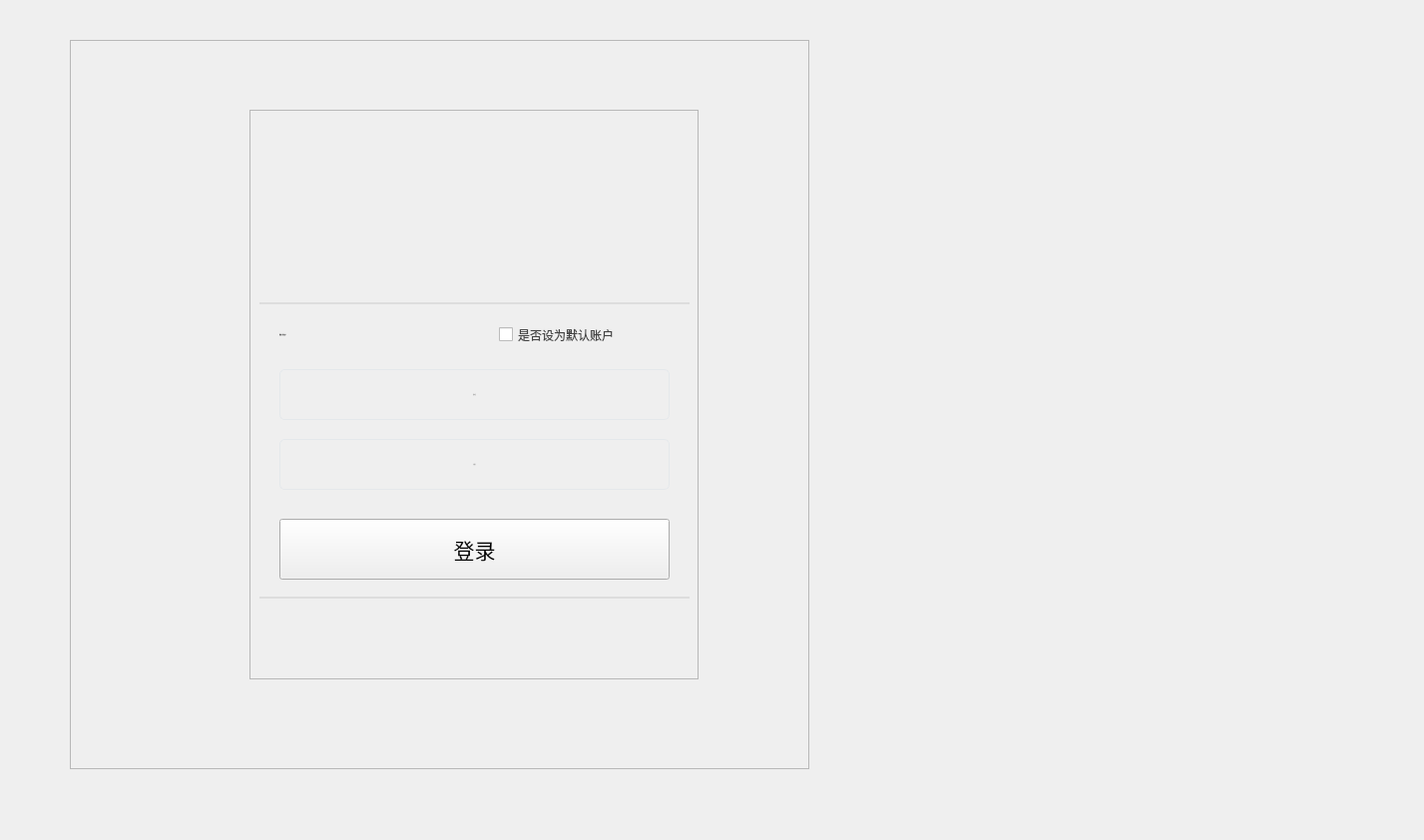
<?xml version="1.0" encoding="UTF-8"?>
<ui version="4.0">
 <class>MaskDlgLogin</class>
 <widget class="QDialog" name="MaskDlgLogin">
  <property name="geometry">
   <rect>
    <x>0</x>
    <y>0</y>
    <width>1427</width>
    <height>842</height>
   </rect>
  </property>
  <property name="windowTitle">
   <string>Dialog</string>
  </property>
  <layout class="QVBoxLayout" name="verticalLayout">
   <property name="spacing">
    <number>0</number>
   </property>
   <property name="leftMargin">
    <number>0</number>
   </property>
   <property name="topMargin">
    <number>0</number>
   </property>
   <property name="rightMargin">
    <number>0</number>
   </property>
   <property name="bottomMargin">
    <number>0</number>
   </property>
   <item>
    <widget class="CusDialogMask" name="mask" native="true">
     <widget class="QFrame" name="display_frame">
      <property name="geometry">
       <rect>
        <x>70</x>
        <y>40</y>
        <width>741</width>
        <height>731</height>
       </rect>
      </property>
      <property name="frameShape">
       <enum>QFrame::StyledPanel</enum>
      </property>
      <property name="frameShadow">
       <enum>QFrame::Raised</enum>
      </property>
      <widget class="QFrame" name="view_frame">
       <property name="geometry">
        <rect>
         <x>180</x>
         <y>70</y>
         <width>450</width>
         <height>571</height>
        </rect>
       </property>
       <property name="styleSheet">
        <string notr="true">QFrame#frame{background:#FFFFFF;border-radius:11px;}
</string>
       </property>
       <property name="frameShape">
        <enum>QFrame::StyledPanel</enum>
       </property>
       <property name="frameShadow">
        <enum>QFrame::Raised</enum>
       </property>
       <widget class="QPushButton" name="btnLogin">
        <property name="geometry">
         <rect>
          <x>30</x>
          <y>410</y>
          <width>391</width>
          <height>61</height>
         </rect>
        </property>
        <property name="font">
         <font>
          <family>苹方 粗体</family>
          <pointsize>16</pointsize>
          <weight>50</weight>
          <bold>false</bold>
          <stylestrategy>PreferDefault</stylestrategy>
         </font>
        </property>
        <property name="focusPolicy">
         <enum>Qt::NoFocus</enum>
        </property>
        <property name="styleSheet">
         <string notr="true"/>
        </property>
        <property name="text">
         <string>登录</string>
        </property>
        <property name="iconSize">
         <size>
          <width>37</width>
          <height>32</height>
         </size>
        </property>
        <property name="checkable">
         <bool>false</bool>
        </property>
        <property name="checked">
         <bool>false</bool>
        </property>
        <property name="autoExclusive">
         <bool>false</bool>
        </property>
       </widget>
       <widget class="QLineEdit" name="ldtPassword">
        <property name="geometry">
         <rect>
          <x>30</x>
          <y>330</y>
          <width>391</width>
          <height>51</height>
         </rect>
        </property>
        <property name="font">
         <font>
          <family>苹方 粗体</family>
          <pointsize>-1</pointsize>
          <weight>50</weight>
          <italic>false</italic>
          <bold>false</bold>
         </font>
        </property>
        <property name="styleSheet">
         <string notr="true">border:1px solid #E4E8EB;border-radius:5px;padding:2px 4px;background-color: transparent;color:#444444;
font:18px &quot;苹方 粗体&quot;;</string>
        </property>
        <property name="text">
         <string/>
        </property>
        <property name="echoMode">
         <enum>QLineEdit::Password</enum>
        </property>
        <property name="alignment">
         <set>Qt::AlignCenter</set>
        </property>
        <property name="readOnly">
         <bool>false</bool>
        </property>
        <property name="placeholderText">
         <string>密码</string>
        </property>
       </widget>
       <widget class="QLineEdit" name="lineEdit_2">
        <property name="geometry">
         <rect>
          <x>10</x>
          <y>193</y>
          <width>431</width>
          <height>20</height>
         </rect>
        </property>
        <property name="focusPolicy">
         <enum>Qt::NoFocus</enum>
        </property>
        <property name="styleSheet">
         <string notr="true">	border:none;
	background-color:transparent;
	border-top:2px solid #DDDDDD;
</string>
        </property>
        <property name="readOnly">
         <bool>true</bool>
        </property>
       </widget>
       <widget class="QLineEdit" name="ldtUserName">
        <property name="geometry">
         <rect>
          <x>30</x>
          <y>260</y>
          <width>391</width>
          <height>51</height>
         </rect>
        </property>
        <property name="font">
         <font>
          <family>苹方 粗体</family>
          <pointsize>-1</pointsize>
          <weight>50</weight>
          <italic>false</italic>
          <bold>false</bold>
         </font>
        </property>
        <property name="styleSheet">
         <string notr="true">border:1px solid #E4E8EB;border-radius:5px;padding:2px 4px;background-color: transparent;color:#444444;
font:18px &quot;苹方 粗体&quot;;</string>
        </property>
        <property name="text">
         <string/>
        </property>
        <property name="alignment">
         <set>Qt::AlignCenter</set>
        </property>
        <property name="readOnly">
         <bool>false</bool>
        </property>
        <property name="placeholderText">
         <string>用户名</string>
        </property>
       </widget>
       <widget class="QLabel" name="label">
        <property name="geometry">
         <rect>
          <x>30</x>
          <y>210</y>
          <width>141</width>
          <height>31</height>
         </rect>
        </property>
        <property name="font">
         <font>
          <family>苹方 粗体</family>
          <pointsize>-1</pointsize>
          <weight>50</weight>
          <italic>false</italic>
          <bold>false</bold>
         </font>
        </property>
        <property name="styleSheet">
         <string notr="true">color:#444444;font:18px &quot;苹方 粗体&quot;;</string>
        </property>
        <property name="text">
         <string>请输入您的账户</string>
        </property>
       </widget>
       <widget class="QLineEdit" name="lineEdit_3">
        <property name="geometry">
         <rect>
          <x>10</x>
          <y>470</y>
          <width>431</width>
          <height>20</height>
         </rect>
        </property>
        <property name="focusPolicy">
         <enum>Qt::NoFocus</enum>
        </property>
        <property name="styleSheet">
         <string notr="true">	border:none;
	background-color:transparent;
	border-bottom:2px solid #DDDDDD;
</string>
        </property>
        <property name="readOnly">
         <bool>true</bool>
        </property>
       </widget>
       <widget class="QLabel" name="label_2">
        <property name="geometry">
         <rect>
          <x>80</x>
          <y>510</y>
          <width>301</width>
          <height>31</height>
         </rect>
        </property>
        <property name="font">
         <font>
          <family>宋体</family>
          <pointsize>22</pointsize>
          <weight>75</weight>
          <bold>true</bold>
         </font>
        </property>
        <property name="styleSheet">
         <string notr="true">color:#E8E7E7</string>
        </property>
        <property name="text">
         <string/>
        </property>
        <property name="alignment">
         <set>Qt::AlignCenter</set>
        </property>
       </widget>
       <widget class="QLabel" name="label_3">
        <property name="geometry">
         <rect>
          <x>50</x>
          <y>59</y>
          <width>341</width>
          <height>111</height>
         </rect>
        </property>
        <property name="font">
         <font>
          <family>苹方 粗体</family>
          <pointsize>-1</pointsize>
          <weight>50</weight>
          <italic>false</italic>
          <bold>false</bold>
         </font>
        </property>
        <property name="focusPolicy">
         <enum>Qt::NoFocus</enum>
        </property>
        <property name="styleSheet">
         <string notr="true">color:#444444;font:72px &quot;苹方 粗体&quot;;</string>
        </property>
        <property name="text">
         <string/>
        </property>
        <property name="alignment">
         <set>Qt::AlignCenter</set>
        </property>
       </widget>
       <widget class="QCheckBox" name="cbx_isdefault">
        <property name="geometry">
         <rect>
          <x>250</x>
          <y>210</y>
          <width>171</width>
          <height>31</height>
         </rect>
        </property>
        <property name="styleSheet">
         <string notr="true">color:#444444;font:18px &quot;苹方 粗体&quot;;</string>
        </property>
        <property name="text">
         <string>是否设为默认账户</string>
        </property>
       </widget>
      </widget>
     </widget>
    </widget>
   </item>
  </layout>
 </widget>
 <customwidgets>
  <customwidget>
   <class>CusDialogMask</class>
   <extends>QWidget</extends>
   <header>cusdialogmask.h</header>
   <container>1</container>
  </customwidget>
 </customwidgets>
 <tabstops>
  <tabstop>ldtUserName</tabstop>
  <tabstop>ldtPassword</tabstop>
 </tabstops>
 <resources/>
 <connections/>
</ui>
